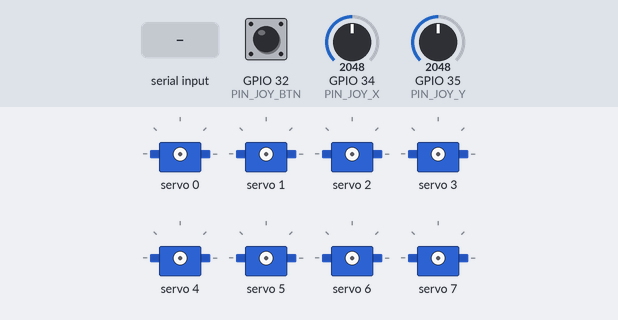
Recording of a program running on a simulated ESP32. On the bench: 8 × servo. The test bench sets the inputs (shaded band); at power-on: GPIO 32 (PIN_JOY_BTN) HIGH, GPIO 34 (PIN_JOY_X) = 2048, GPIO 35 (PIN_JOY_Y) = 2048 (analog values on the 0–4095 scale). EEPROM starts erased; what the program prints to the serial monitor is not drawn.

Above: at 1.5 s.
1.6 s: GPIO 32 (PIN_JOY_BTN) pulled LOW for 0.15 s
At 1.76 s:
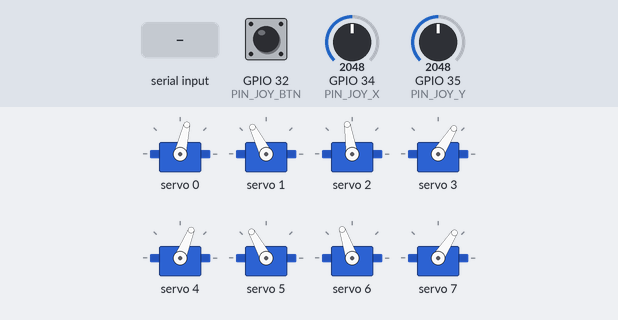
At 3.1 s:
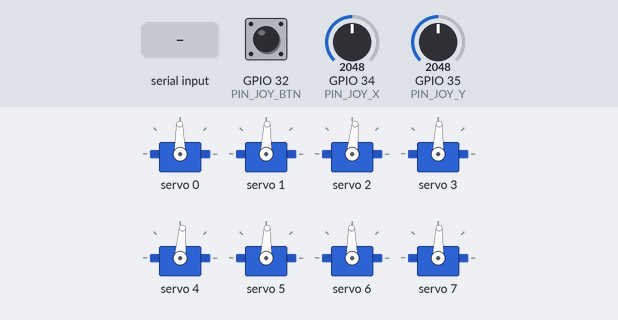
3.5 s: GPIO 34 (PIN_JOY_X) set to 2247
5.0 s: GPIO 34 (PIN_JOY_X) set to 2328
At 5.77 s:
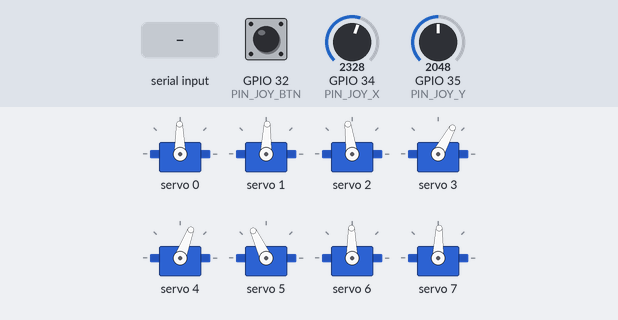
At 6.68 s:
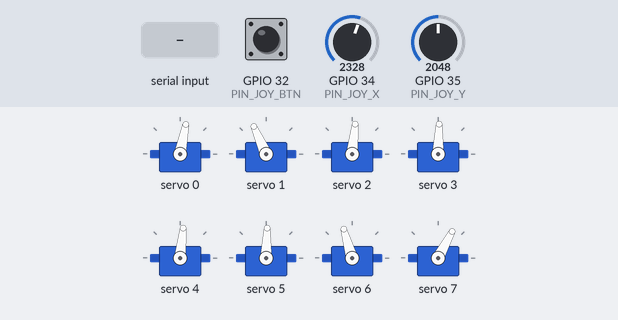
8.0 s: "crawl\n" received over Serial
11.0 s: GPIO 35 (PIN_JOY_Y) set to 2866
14.0 s: GPIO 32 (PIN_JOY_BTN) pulled LOW for 1 s
Timing chart, 0 to 22.9 s (numbered marks = the images above; inputs shaded):
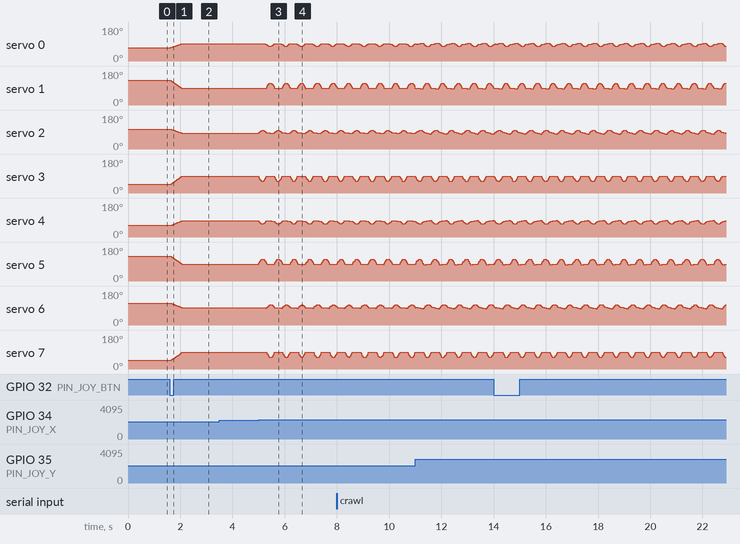

Measured:
- the behaviour switches between 2293 and 2294 on GPIO 34 (PIN_JOY_X) (found by bisection; images 2 and 3)
- after the input at 1.6 s, servo 0: moves from 70° to 91° over 0.42 s, starting at once; servo 1: moves from 130° to 88° over 0.41 s, starting at once; servo 2: moves from 105° to 84° over 0.43 s, starting at once; servo 3, servo 7: moves from 46° to 88° over 0.41 s, starting after 0.05 s; servo 4: moves from 61° to 85° over 0.41 s, starting after 0.05 s
- after the input at 3.5 s, every drawn part: stays the same

The program:

main.cpp
```cpp
// ======================================================================
//  DeskDog basic firmware: walking, movements and moods
//  ESP32 DevKit + PCA9685 + 8 x MG90S + joystick. Serial at 115200 baud.
//
//  UPPERCASE commands come from a program (emotion.py): they need keep-alives and give way to the
//  joystick. lowercase commands are typed by you and stay until you change them. Type "help".
// ======================================================================
#include <Arduino.h>
#include <Wire.h>
#include <ctype.h>
#include <string.h>

#include "body_pose.h"
#include "config.h"
#include "gait.h"
#include "legs.h"
#include "moods.h"
#include "tricks.h"

Servos servos;
Legs legs(servos);
Motion motion(legs);
Mood mood;

// ---------------- what the dog is doing ----------------
enum class Posture : uint8_t { Stand, Sit, Lie, Held, Trick };
const char* const POSTURE_NAME[] = {"stand", "sit", "relax", "stand", "stand"};

Posture posture = Posture::Lie;
BodyPose heldPose;                 // from POSE
const Trick* trick = nullptr;
uint8_t trickKey = 0;
uint32_t trickKeyMs = 0;

bool moodMayWake = true;           // from power-up a MOOD may stand the dog up, until you move servos by hand
bool moodExpires = false;
float moodPeak = 0;
uint32_t moodMs = 0;

bool programWalk = false;          // the walk came from a program, so the watchdog is on
uint32_t walkMs = 0;
bool steppingBack = false;         // scared
uint32_t stepBackStartMs = 0;

bool joyDriving = false;
bool joyUsed = false;
uint32_t joyMs = 0;

bool joystickBusy(uint32_t now) { return joyUsed && now - joyMs < JOY_RELEASE_MS; }
bool walking() { return motion.mode() == Mode::Walk; }

// Take over from limp servos without a jump where possible.
void wake() {
  if (servos.isRelaxed()) motion.snapTo(motion.sitHeight);   // the first move: legs jump to the low pose
  else if (motion.mode() == Mode::Relaxed) motion.syncFrom(legs.footX, legs.footH, motion.sitHeight);
}

void setPosture(Posture p) {
  wake();
  moodMayWake = programWalk = steppingBack = joyDriving = false;
  posture = p;
  motion.stand();                  // ends any walk; applyBody() sets the real shape
}

// turn: + = to the dog's left (Motion uses + = right)
void startWalk(float stride, float turn) {
  wake();
  moodMayWake = programWalk = steppingBack = joyDriving = false;
  posture = Posture::Stand;
  motion.walk(stride, -turn);
}

void goLimp() {
  moodMayWake = programWalk = steppingBack = joyDriving = false;
  posture = Posture::Lie;
  motion.relax();
}

void setMood(int index, float intensity, bool expires, uint32_t now) {
  const bool changed = index != mood.index;
  if (changed && steppingBack) setPosture(Posture::Stand);
  mood.index = index;
  mood.intensity = moodPeak = intensity;
  moodExpires = expires;
  moodMs = now;
  if (expires && joystickBusy(now)) return;
  if (motion.mode() == Mode::Relaxed) {
    if (moodMayWake) setPosture(Posture::Stand);
  } else if (changed && MOODS[index].stepsBack && intensity > 0 && posture == Posture::Stand && !walking()) {
    startWalk(-SCARED_STEP_MM * intensity, 0);
    steppingBack = true;
    stepBackStartMs = now;
  }
}

// ---------------- called every 20 ms ----------------
void updateSafety(uint32_t now) {
  if (programWalk && now - walkMs >= WATCHDOG_MS) {
    setPosture(Posture::Stand);
    Serial.println("# watchdog: no WALK or PING, stopping");
  }
  if (steppingBack && now - stepBackStartMs >= SCARED_STEP_CYCLES * motion.periodMs) setPosture(Posture::Stand);
  if (moodExpires) {
    const uint32_t age = now - moodMs;
    if (age >= MOOD_TIMEOUT_MS + MOOD_FADE_MS) { mood.index = 0; mood.intensity = 0; moodExpires = false; }
    else if (age >= MOOD_TIMEOUT_MS) mood.intensity = moodPeak * (1.0f - (float)(age - MOOD_TIMEOUT_MS) / MOOD_FADE_MS);
  }
  if (posture == Posture::Trick && now - trickKeyMs >= trick->keys[trickKey].ms) {
    trickKeyMs = now;
    if (++trickKey >= trick->count) posture = Posture::Stand;
  }
}

// Turns posture and mood into leg heights. While walking, a mood only changes speed and height.
void applyBody() {
  motion.shiftX = 0;
  if (motion.mode() == Mode::Relaxed) return;
  if (walking()) {
    const float p = motion.periodMs;
    motion.periodScale = constrain(p * mood.periodScale, GAIT_PERIOD_MIN_MS, GAIT_PERIOD_MAX_MS) / p;
    const float lowest = WALK_HEIGHT_MIN - motion.standHeight, highest = WALK_HEIGHT_MAX - motion.standHeight;
    motion.walkHeightOffset = constrain(mood.walkHeight, lowest, highest);
    return;
  }
  BodyPose want;
  float lift = 0;
  switch (posture) {
    case Posture::Stand:
      want.height = motion.standHeight + mood.height + mood.bounce();
      want.pitch = mood.pitch;
      want.roll = mood.roll + mood.wiggle();
      break;
    case Posture::Sit:
      want.height = SIT_POSE_HEIGHT + mood.bounce();
      want.pitch = SIT_POSE_PITCH;
      break;
    case Posture::Lie:
      want.height = SIT_HEIGHT + mood.bounce();
      break;
    case Posture::Held:
      want = heldPose;
      break;
    case Posture::Trick: {
      const Key& k = trick->keys[trickKey];
      want.height = k.height;
      want.pitch = k.pitch;
      want.roll = k.roll;
      motion.shiftX = k.shift;
      lift = k.lift;
      break;
    }
  }
  float h[4];
  legHeights(fitPose(want), h);      // fitPose never asks for something the legs can't reach
  h[FL] -= lift;
  motion.setLegHeights(h);
}

// ---------------- protocol commands ----------------
bool inRange(float v, float limit) { return v >= -limit && v <= limit; }   // false for NaN

// Returns the reply, or nullptr if it was already printed. `program` = the command was uppercase.
const char* runCommand(const char* cmd, const char* args, bool program, uint32_t now) {
  const auto is = [cmd](const char* name) { return strcmp(cmd, name) == 0; };
  float a = 0, b = 0, c = 0;
  char extra;

  const bool isMotion = is("WALK") || is("STOP") || is("STAND") || is("SIT") || is("RELAX") || is("POSE");
  if (program && isMotion && joystickBusy(now)) return "ERR busy_joystick";
  const bool limpStays = program && motion.mode() == Mode::Relaxed;   // only STAND, WALK or MOOD wake it

  if (is("PING"))  { walkMs = now; return "OK"; }
  if (is("STAND")) { setPosture(Posture::Stand); return "OK"; }
  if (is("SIT"))   { if (!limpStays) setPosture(Posture::Sit); return "OK"; }
  if (is("RELAX")) { if (!limpStays) setPosture(Posture::Lie); return "OK"; }
  if (is("STOP"))  { if (walking()) setPosture(Posture::Stand); return "OK"; }
  if (is("WALK")) {
    if (sscanf(args, "%f %f %c", &a, &b, &extra) != 2) return "ERR bad_args";
    if (!inRange(a, 80) || !inRange(b, 80)) return "ERR out_of_range";
    startWalk(a, b);               // Motion limits these to MAX_STRIDE and MAX_TURN
    programWalk = program;
    walkMs = now;
    return "OK";
  }
  if (is("POSE")) {
    if (sscanf(args, "%f %f %f %c", &a, &b, &c, &extra) != 3) return "ERR bad_args";
    if (!(a >= 40 && a <= 120) || !inRange(b, 30) || !inRange(c, 30)) return "ERR out_of_range";
    if (limpStays) return "OK";
    heldPose.height = a;
    heldPose.pitch = b;
    heldPose.roll = c;
    setPosture(Posture::Held);
    return "OK";
  }
  if (is("MOOD")) {
    char name[12] = "";
    a = 1;
    const int n = sscanf(args, "%11s %f %c", name, &a, &extra);
    if (n != 2 && !(n == 1 && strchr(args, ' ') == nullptr)) return "ERR bad_args";
    for (int i = 0; i < MOOD_COUNT; i++) {
      if (strcasecmp(name, MOODS[i].name) != 0) continue;
      if (!(a >= 0 && a <= 1)) return "ERR out_of_range";
      setMood(i, a, program, now);
      return "OK";
    }
    return "ERR bad_args";
  }
  if (is("SPEED")) {
    if (sscanf(args, "%f %c", &a, &extra) != 1) return "ERR bad_args";
    if (!(a >= 200 && a <= 2000)) return "ERR out_of_range";
    motion.periodMs = constrain(a, GAIT_PERIOD_MIN_MS, GAIT_PERIOD_MAX_MS);
    return "OK";
  }
  if (is("GAIT")) {
    if (strcmp(args, "crawl") == 0) return "ERR not_implemented";
    return strcmp(args, "trot") == 0 ? "OK" : "ERR bad_args";
  }
  if (is("LOOK") || is("EARS") || is("TAIL") || is("FACE")) return "OK";   // not fitted: ignored
  if (is("STATUS")) {
    Serial.printf("{\"mood\":\"%s\",\"intensity\":%.2f,\"posture\":\"%s\",\"walking\":%s,\"gait\":\"trot\",\"period_ms\":%d,\"uptime_ms\":%lu}\n",
                  MOODS[mood.index].name, mood.intensity, POSTURE_NAME[(int)posture], walking() ? "true" : "false",
                  (int)motion.periodMs, (unsigned long)now);
    return nullptr;
  }
  return "ERR unknown_command";
}

// ---------------- typed commands: tricks and calibration ----------------
void printHelp() {
  Serial.println(F(
    "\nMove     stand  sit  relax  stop  walk <stride> <turn>  (mm, + turn = left; try walk 15 0)\n"
    "         pose <height> <pitch> <roll>   speed <ms>   status\n"
    "Moods    mood <name> [0..1]: idle happy excited sad curious alert scared sleepy angry playful\n"
    "Tricks   bow stretch pushup wiggle dance paw\n"
    "Setup    zero (all servos 90)  limp  test <leg 0-3>  nudge <ch> <deg>  dir <ch> <1|-1>\n"
    "         cal  save  reset"));
}

// Wiggle one leg to check servo directions. Blocks for a few seconds: hold the dog in the air.
void testLeg(int leg) {
  Serial.printf("Testing %s: foot FORWARD, then BACK, then the knee bends MORE.\n", LEG_NAME[leg]);
  const JointAngles j = legIK(0, motion.standHeight);
  const uint8_t hip = HIP_CH[leg], knee = KNEE_CH[leg];
  const int bend = KNEES_BACKWARD ? 1 : -1;
  servos.writeJoint(knee, kneeJoint(j));
  for (int a = 0; a <= 20; a++)   { servos.writeJoint(hip, hipJoint(j) + a); delay(25); }
  for (int a = 20; a >= -20; a--) { servos.writeJoint(hip, hipJoint(j) + a); delay(25); }
  for (int a = -20; a <= 0; a++)  { servos.writeJoint(hip, hipJoint(j) + a); delay(25); }
  for (int a = 0; a <= 20; a++)   { servos.writeJoint(knee, kneeJoint(j) + bend * a); delay(25); }
  for (int a = 20; a >= 0; a--)   { servos.writeJoint(knee, kneeJoint(j) + bend * a); delay(25); }
  Serial.printf("Hip wrong way: dir %d %d.  Knee wrong way: dir %d %d\n", hip, -servos.dir[hip], knee, -servos.dir[knee]);
}

bool runTyped(const char* cmd, const char* args, uint32_t now) {
  const auto is = [cmd](const char* name) { return strcmp(cmd, name) == 0; };
  int n = -1;
  float v = 0;
  const int got = sscanf(args, "%d %f", &n, &v);
  const bool channel = got == 2 && n >= 0 && n < 8 && isfinite(v);

  for (const Trick& t : TRICKS) {
    if (!is(t.name)) continue;
    setPosture(Posture::Trick);
    trick = &t;
    trickKey = 0;
    trickKeyMs = now;
    Serial.printf("Doing %s.\n", t.name);
    return true;
  }
  if (is("help")) {
    printHelp();
  } else if (is("limp")) {
    goLimp();
    servos.relax();
    Serial.println("Limp.");
  } else if (is("zero")) {
    goLimp();
    for (uint8_t ch = 0; ch < 8; ch++) servos.writeDeg(ch, 90);
    Serial.println("All servos at 90.");
  } else if (is("test")) {
    if (got >= 1 && n >= 0 && n < 4) { goLimp(); testLeg(n); }
    else Serial.println("Use: test <leg 0-3>");
  } else if (is("nudge")) {
    if (channel) { servos.offset[n] += v; Serial.printf("ch%d offset %+.1f\n", n, servos.offset[n]); }
    else Serial.println("Use: nudge <ch 0-7> <deg>");
  } else if (is("dir")) {
    if (channel) { servos.dir[n] = v < 0 ? -1 : 1; Serial.printf("ch%d direction %+d\n", n, servos.dir[n]); }
    else Serial.println("Use: dir <ch 0-7> <1|-1>");
  } else if (is("cal")) {
    servos.printCal(Serial);
  } else if (is("save")) {
    servos.saveCal();
    Serial.println("Calibration saved.");
  } else if (is("reset")) {
    servos.resetCal();
    Serial.println("Calibration reset (not saved).");
  } else {
    return false;
  }
  return true;
}

void handleLine(char* line) {
  const uint32_t now = millis();
  const bool program = isupper((unsigned char)line[0]);
  const char* args = "";
  if (char* space = strchr(line, ' ')) { *space = '\0'; args = space + 1; }
  if (!program) {
    if (runTyped(line, args, now)) return;
    for (char* p = line; *p; p++) *p = toupper((unsigned char)*p);
  }
  const char* reply = runCommand(line, args, program, now);
  if (reply) { Serial.print(reply); Serial.print('\n'); }
}

void pollSerial() {
  static char line[64];
  static size_t len = 0;
  static bool tooLong = false;
  while (Serial.available()) {
    const char c = Serial.read();
    if (c == '\n' || c == '\r') {
      if (tooLong) Serial.print("ERR line_too_long\n");
      else if (len) { line[len] = '\0'; handleLine(line); }
      len = 0;
      tooLong = false;
    } else if (len < sizeof line - 1) {
      line[len++] = c;
    } else {
      tooLong = true;
    }
  }
}

// ---------------- joystick: push to walk, press to stand or sit ----------------
int joyCx = 0, joyCy = 0;
bool joyFitted = false;

void beginJoystick() {
  if (!JOYSTICK_ENABLED) return;
  pinMode(PIN_JOY_BTN, INPUT_PULLUP);
  analogReadResolution(12);
  long sx = 0, sy = 0;
  for (int i = 0; i < 32; i++) { sx += analogRead(PIN_JOY_X); sy += analogRead(PIN_JOY_Y); delay(2); }
  joyCx = sx / 32;
  joyCy = sy / 32;
  // A centred stick reads about mid-scale. Anything else means it isn't wired.
  joyFitted = joyCx > 1000 && joyCx < 3100 && joyCy > 1000 && joyCy < 3100;
  Serial.printf("Joystick %s\n", joyFitted ? "ready" : "not found, off");
}

float joyAxis(int raw, int centre) {
  const float v = raw > centre ? (float)(raw - centre) / (4095 - centre) : (float)(raw - centre) / centre;
  return fabsf(v) < 0.12f ? 0.0f : constrain(v, -1.0f, 1.0f);
}

void pollJoystick(uint32_t now) {
  if (!joyFitted) return;
  static bool lastUp = true;
  static uint32_t pressMs = 0;
  const bool up = digitalRead(PIN_JOY_BTN);
  const bool pressed = !up && lastUp && now - pressMs > 250;
  lastUp = up;
  const float x = joyAxis(analogRead(PIN_JOY_X), joyCx), y = -joyAxis(analogRead(PIN_JOY_Y), joyCy);
  if (pressed || x != 0 || y != 0) { joyUsed = true; joyMs = now; }

  if (pressed) {
    pressMs = now;
    const bool standing = motion.mode() == Mode::Pose && posture == Posture::Stand;
    setPosture(standing ? Posture::Sit : Posture::Stand);
  } else if ((x != 0 || y != 0) && motion.mode() != Mode::Relaxed) {
    startWalk(y * MAX_STRIDE, -x * MAX_TURN);
    joyDriving = true;
  } else if (joyDriving) {
    setPosture(Posture::Stand);
  }
}

// ---------------- main ----------------
void setup() {
  Serial.begin(115200);
  delay(300);
  Serial.println("\n=== DeskDog basic firmware ===");
  Wire.begin(PIN_SDA, PIN_SCL);
  Wire.setClock(400000);
  if (!servos.begin()) {
    Serial.println("PCA9685 not found at 0x40. Check SDA=21, SCL=22, 3V3 and GND.");
    while (true) delay(1000);
  }
  beginJoystick();
  Serial.println("Servos are limp. Type 'stand' to start, 'help' for all commands.");
}

void loop() {
  static uint32_t last = millis();
  pollSerial();
  const uint32_t now = millis();
  if (now - last < CONTROL_DT_MS) return;
  const float dt = (now - last) / 1000.0f;
  last = now;
  pollJoystick(now);
  updateSafety(now);
  mood.update(dt);
  applyBody();
  motion.update(dt);
}
```

body_pose.cpp
```cpp
#include "body_pose.h"

#include <math.h>

#include "config.h"
#include "leg_ik.h"

static constexpr float DEG_TO_RADIANS = 3.14159265358979f / 180.0f;
static constexpr int SCALE_STEPS = 20;

static float limit(float v, float lo, float hi) { return v < lo ? lo : v > hi ? hi : v; }

void legHeights(const BodyPose& pose, float out[4]) {
  const float tilt = sinf(pose.pitch * DEG_TO_RADIANS) * HIP_X;
  const float lean = sinf(pose.roll * DEG_TO_RADIANS) * FOOT_Y;
  out[FL] = pose.height - tilt + lean;
  out[FR] = pose.height - tilt - lean;
  out[RL] = pose.height + tilt + lean;
  out[RR] = pose.height + tilt - lean;
}

bool poseReachable(const BodyPose& pose) {
  float h[4];
  legHeights(pose, h);
  for (int leg = 0; leg < 4; leg++) {
    if (h[leg] < LEG_HEIGHT_MIN || h[leg] > LEG_HEIGHT_MAX) return false;
    JointAngles j = legIK(leg < 2 ? FOOT_X_FRONT : FOOT_X_REAR, h[leg]);
    if (!j.ok) return false;
    const float hip = 90.0f + hipJoint(j), knee = 90.0f + kneeJoint(j);
    if (hip < SERVO_LIMIT_LO || hip > SERVO_LIMIT_HI || knee < SERVO_LIMIT_LO || knee > SERVO_LIMIT_HI) return false;
  }
  return true;
}

BodyPose fitPose(const BodyPose& wanted) {
  BodyPose p;
  p.height = limit(wanted.height, STAND_HEIGHT_MIN, STAND_HEIGHT_MAX);
  const float pitch = limit(wanted.pitch, -BODY_PITCH_LIMIT, BODY_PITCH_LIMIT);
  const float roll = limit(wanted.roll, -BODY_ROLL_LIMIT, BODY_ROLL_LIMIT);
  for (int step = SCALE_STEPS; step > 0; step--) {
    const float k = (float)step / SCALE_STEPS;
    p.pitch = pitch * k;
    p.roll = roll * k;
    if (poseReachable(p)) return p;
  }
  p.pitch = p.roll = 0;
  return p;
}
```

body_pose.h
```cpp
#pragma once
// Whole-body pose -> per-leg heights. Signs follow ROS REP-103 (x forward, y left, z up, right-hand
// rule), so an IMU could use the same convention:
//   + pitch = nose down, + roll = right side down, both in degrees.
//   h_leg = height - x_hip * sin(pitch) + y_foot * sin(roll)
struct BodyPose {
  float height = 0;   // mm, hip axis to floor at the body centre
  float pitch = 0;
  float roll = 0;
};

// Leg heights for a pose, in leg order (FL, FR, RL, RR).
void legHeights(const BodyPose& pose, float out[4]);

// True if every foot can reach this pose: within the leg height limits, solvable by legIK, and with
// no servo past its limit.
bool poseReachable(const BodyPose& pose);

// The closest pose this hardware can hold. Limits height, pitch and roll to config.h, then scales
// pitch and roll down together until every foot can reach. Never fails: it ends at a level body.
BodyPose fitPose(const BodyPose& wanted);
```

Source omitted: gait.h (5405 bytes), leg_ik.cpp (1309 bytes), leg_ik.h (1223 bytes), legs.cpp (2326 bytes), legs.h (1280 bytes), moods.h (3144 bytes), tricks.h (1894 bytes), config.h (5071 bytes)
